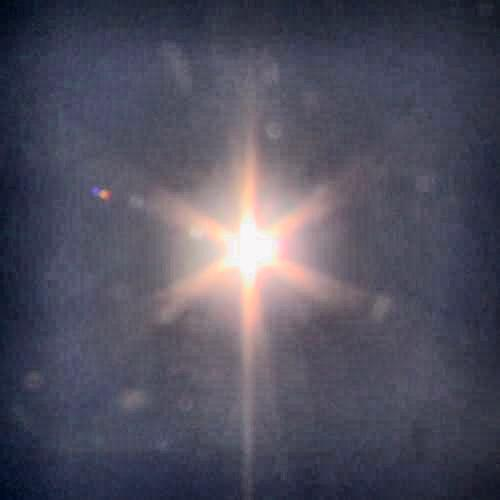
#> input picture images/test/sky.jpg, 500 x 500 px
$ python -i cloudsegmentation.py   (imports and definitions only)   (older library calls are emulated)
#> lines starting #> are read from the running program, lines starting #| are printed output that depends on the picture; after the words box and inside, x2 and y2 are one past the last pixel; in counts of white or black regions, pixels touching at a corner belong together
'''
***************************************************************************************
*
*                   Yara Cloud Segmentation
*
*
*  Name : Idaly Ali
*
*  Designation : Data Scientist
*
*  Description : Cloud segmentation program for SkyWeather
*
*
***************************************************************************************

'''

########################

import numpy as np
import cv2 as cv

########################

class Cloud:

    def __init__(self, path):
        self.path = path

    def segmentation(self):

        '''Read image from directory'''
        self.img = cv.imread(self.path)
#> self.img is the input picture: shape (500, 500, 3); mean B, G, R 95.7, 80.4, 82.1
        img_copy = self.img.copy()
        img = cv.medianBlur(self.img, 5)

        '''Convert to HSV and extract V'''
        imgHSV = cv.cvtColor(img_copy, cv.COLOR_BGR2HSV)
#> imgHSV: shape (500, 500, 3); mean H, S, V 116.5, 61.4, 98.9
        imgV = imgHSV[2]
#> imgV = 500 rows, first 8: [107, 255, 21], [107, 255, 21], [107, 255, 21], [106, 255, 22], [106, 244, 23], [106, 234, 24], [106, 216, 26], [106, 208, 27]

        '''Apply Gaussian filter to remove noise'''
        imgGaussian = cv.GaussianBlur(img, (5, 5), 0)

        '''Apply Laplacian filter acute edges of the foreground'''

        # Create second-order kernel
        kernel = np.array([[1, 1, 1], [1, -8, 1], [1, 1, 1]], dtype=np.float32)
        imgLaplace = cv.filter2D(imgGaussian, cv.CV_32F, kernel)
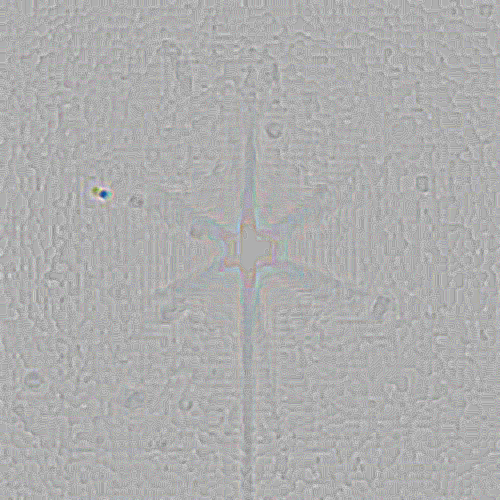
#> imgLaplace: shape (500, 500, 3) float32; mean B, G, R 0, 0, 0; drawn with min black and max white
        sharpen = np.float32(img)
        result = sharpen - imgLaplace

        # Convert to 8-bit grayscale
        result = np.clip(result, 0, 255)
        result = result.astype('uint8')

        # Convert to 8-bit grayscale
        imgLaplace = np.clip(imgLaplace, 0, 80)
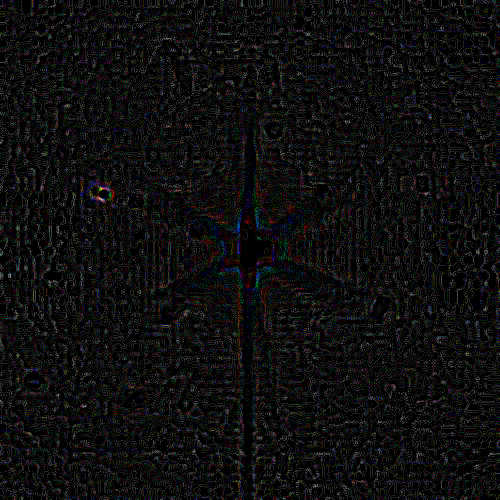
#> imgLaplace: shape (500, 500, 3) float32; mean B, G, R 1.2, 1.2, 1.2; drawn with min black and max white
        imgLaplace = imgLaplace.astype('uint8')

        self.gray = cv.cvtColor(result, cv.COLOR_BGR2GRAY)
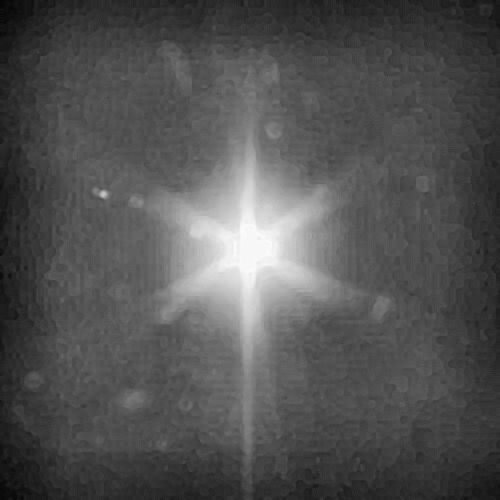
#> self.gray: shape (500, 500); min 3, max 254, mean 82.7

        # ret, thresh = cv.threshold(self.gray, 50, 255, cv.THRESH_BINARY + cv.THRESH_OTSU)

        thresh = cv.adaptiveThreshold(self.gray, 255, cv.ADAPTIVE_THRESH_MEAN_C, cv.THRESH_BINARY, 11, 2)
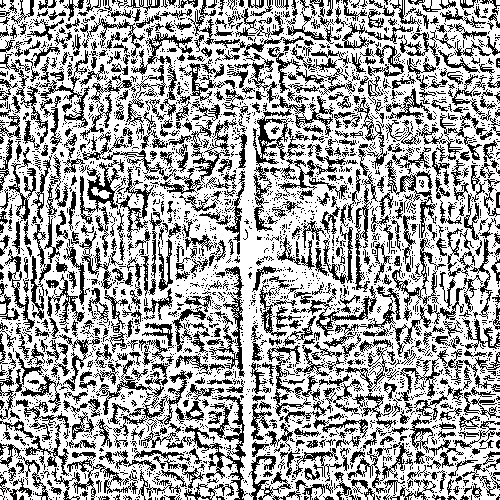
#> thresh: shape (500, 500); 65.3% white; black in thin lines or dots

        return thresh

    def percent(self):

        thresh = self.segmentation()
        height, width = thresh.shape
        resolution = height * width
        white_pixels = cv.countNonZero(thresh)
        return white_pixels / float(resolution)

    def draw(self):

        thresh = self.segmentation()
        im2, contours, hierarchy = cv.findContours(thresh, cv.RETR_TREE, cv.CHAIN_APPROX_SIMPLE)
#> contours = 11241 contours, 9828 with area under 20; largest, box (x1, y1, x2, y2) and area: (0, 0, 500, 500) 241279, (216, 297, 245, 378) 763, (86, 161, 119, 213) 716, (315, 295, 371, 338) 568, (254, 116, 284, 165) 556
        vis = self.img.copy()
        cv.drawContours(vis, contours, -1, (0, 255, 0), 3)
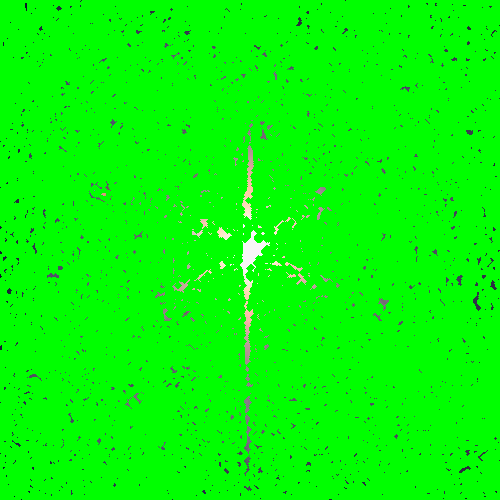
#> vis: shape (500, 500, 3); mean B, G, R 3.9, 250.5, 3.9

        output = np.hstack(
            (self.img, cv.cvtColor(self.gray, cv.COLOR_GRAY2BGR), cv.cvtColor(thresh, cv.COLOR_GRAY2BGR), vis))
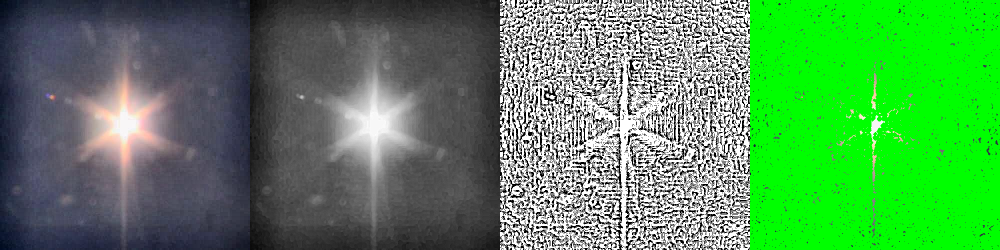
#> output: shape (500, 2000, 3) (shown at 1/2 size); mean B, G, R 87.2, 145, 83.8
        # output = np.hstack((vis))
        cv.namedWindow(self.path, cv.WINDOW_NORMAL)
        cv.resizeWindow(self.path, 1000, 1000)
        cv.imshow(self.path, output)
        cv.waitKey(0)
        cv.destroyAllWindows()

>>> result = Cloud('images/test/sky.jpg').draw()
